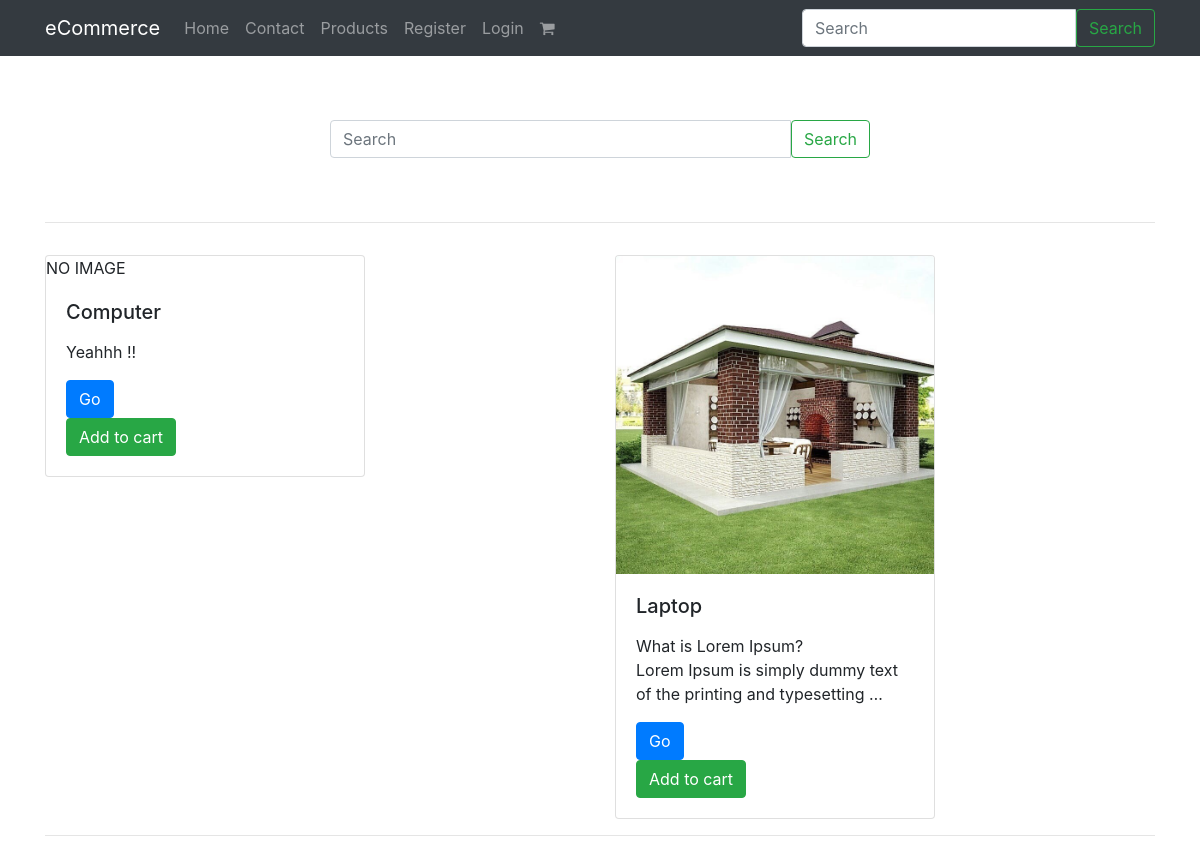
The app's page /search/ with its own data.
### apps/products/models.py (models this page shows, shortened)
class Product(models.Model):
    title = models.CharField(max_length=120)
    slug = models.SlugField(blank=True, unique=True)
    description = models.TextField()
    price = models.DecimalField(decimal_places=2, max_digits=20, default=39.99)
    image = models.ImageField(upload_to=upload_image_path, null=True, blank=True)
    featured = models.BooleanField(default=False)
    active = models.BooleanField(default=True)
    timestamp = models.DateTimeField(auto_now_add=True)
    objects = ProductManager()
    def get_absolute_url(self):
        return reverse("products:detail", kwargs={"slug": self.slug})

### apps/search/views.py (the view)
# urls.py: path('', SearchProductView.as_view(), name="query"),
class SearchProductView(ListView):
    template_name = 'search/view.html'
    def get_context_data(self, **kwargs):
        context = super().get_context_data(**kwargs)
        query = self.request.GET.get('q')
        context['query'] = query
        return context
    def get_queryset(self, *args, **kwargs):
        request = self.request
        method_disct = request.GET
        query = method_disct.get('q', None)
        if query is not None:
            return Product.objects.search(query)
        return Product.objects.featured()

### apps/products/models.py (called while the page is built)
    def featured(self):
        return self.filter(featured=True, active=True)

    def get_queryset(self):
        return ProductQuerySet(self.model, using=self._db)

    def featured(self):
        return self.get_queryset().featured()

### apps/search/templates/search/view.html
{% extends 'base.html' %}
{% block content %}
    <div class="row mb-3">
        {% if query %}
            <div class="col-12 ">
                Results for <b>{{ query }}</b>
            <hr>
            </div>
        {% else %}
            <div class="col-12 col-md-6 mx-auto py-5">
                {% include "search/snippets/search-form.html" %}
            </div>
            <div class="col-12">
                <hr>
            </div>
        {% endif %}
    </div>
<div class="row">
    {% for obj in object_list %}
        <div class="col">
        {% include 'products/snippets/card.html' with instance=obj %}
        {% if forloop.counter|divisibleby:3 %}
        </div></div><div class='row'> <div class="col-12"><hr/></div>
            {% elif forloop.counter|divisibleby:2 %}
            </div></div><div class="row"> <div class="col-12"><hr/></div>
         {% else %}
            </div>
        {% endif %}
        {% endfor %}
</div>
{% endblock content %}

### apps/products/templates/products/snippets/card.html
<div class="card" style="width: 20rem;">
    {% if instance.image %}
        <a href="{{ instance.get_absolute_url }}" >
            <img src="{{ instance.image.url }}" class="card-img-top" alt="{{ instance.title }} logo"  >
        </a>
     {% else %}
        NO IMAGE
    {% endif %}
  <div class="card-body">
    <h5 class="card-title">{{ instance.title }}</h5>
    <p class="card-text">{{ instance.description|linebreaks|truncatewords:14 }}</p>
      <a href="{{ instance.get_absolute_url }}" class="btn btn-primary">Go</a>
      {% include 'products/snippets/update-cart.html' with product=instance cart=cart %}
  </div>
</div>

### apps/products/templates/products/snippets/update-cart.html (shortened to what this page needs)
<form class='form-product-ajax' method='POST' action='{% url "carts:update" %}' data-endpoint='{% url "carts:update" %}' class="form">
<span class='submit-span'>
    {% if in_cart %}
        <button type='submit' class='btn btn-link btn-sm' style="padding:0px;cursor: pointer;">Remove?</button>
    {% else %}
        <span class='submit-span'>
        {% if product in cart.products.all %}
            In cart <button type='submit' class='btn btn-link'>Remove?</button>
        {% else %}
            <button type='submit'  class='btn btn-success'>Add to cart</button>
        {% endif %}
        </span>
{% endif %}
</span>
</form>

### records on screen
Product: image "NO IMAGE", title "Computer", description "Yeahhh !!"
Product: image (picture), title "Laptop", description "What is Lorem Ipsum? Lorem Ipsum is simply dummy text of the printing and typesetting …"

### other values on screen
{{ brand_name }} "eCommerce"
